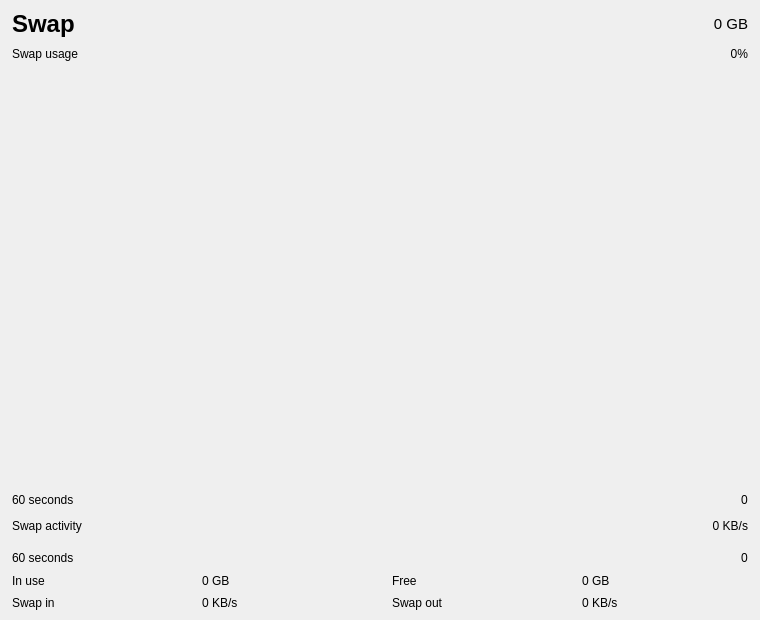
<?xml version="1.0" encoding="UTF-8"?>
<ui version="4.0">
 <class>SwapDetailWidget</class>
 <widget class="QWidget" name="SwapDetailWidget">
  <property name="geometry">
   <rect>
    <x>0</x>
    <y>0</y>
    <width>760</width>
    <height>620</height>
   </rect>
  </property>
  <layout class="QVBoxLayout" name="verticalLayout">
   <property name="spacing">
    <number>6</number>
   </property>
   <property name="leftMargin">
    <number>12</number>
   </property>
   <property name="topMargin">
    <number>10</number>
   </property>
   <property name="rightMargin">
    <number>12</number>
   </property>
   <property name="bottomMargin">
    <number>10</number>
   </property>
   <item>
    <layout class="QHBoxLayout" name="headerLayout">
     <item>
      <widget class="QLabel" name="titleLabel">
       <property name="styleSheet">
        <string>font-size: 18pt; font-weight: bold;</string>
       </property>
       <property name="text">
        <string>Swap</string>
       </property>
      </widget>
     </item>
     <item>
      <widget class="QLabel" name="totalLabel">
       <property name="styleSheet">
        <string>font-size: 11pt;</string>
       </property>
       <property name="text">
        <string>0 GB</string>
       </property>
       <property name="alignment">
        <set>Qt::AlignRight|Qt::AlignVCenter</set>
       </property>
      </widget>
     </item>
    </layout>
   </item>
   <item>
    <layout class="QHBoxLayout" name="usageHeaderLayout">
     <item>
      <widget class="QLabel" name="usageLabel">
       <property name="text">
        <string>Swap usage</string>
       </property>
      </widget>
     </item>
     <item>
      <spacer name="usageHeaderSpacer">
       <property name="orientation">
        <enum>Qt::Horizontal</enum>
       </property>
       <property name="sizeHint" stdset="0">
        <size>
         <width>40</width>
         <height>20</height>
        </size>
       </property>
      </spacer>
     </item>
     <item>
      <widget class="QLabel" name="usageValueLabel">
       <property name="text">
        <string>0%</string>
       </property>
       <property name="alignment">
        <set>Qt::AlignRight|Qt::AlignVCenter</set>
       </property>
      </widget>
     </item>
    </layout>
   </item>
   <item>
    <widget class="Perf::SwapGraphArea" name="usageGraphArea">
     <property name="minimumHeight">
      <number>220</number>
     </property>
     <property name="sizePolicy">
      <sizepolicy hsizetype="Expanding" vsizetype="Expanding">
       <horstretch>0</horstretch>
       <verstretch>1</verstretch>
      </sizepolicy>
     </property>
    </widget>
   </item>
   <item>
    <layout class="QHBoxLayout" name="usageTimeAxisLayout">
     <item>
      <widget class="QLabel" name="usageTimeLeftLabel">
       <property name="text">
        <string>60 seconds</string>
       </property>
      </widget>
     </item>
     <item>
      <spacer name="usageTimeSpacer">
       <property name="orientation">
        <enum>Qt::Horizontal</enum>
       </property>
       <property name="sizeHint" stdset="0">
        <size>
         <width>40</width>
         <height>20</height>
        </size>
       </property>
      </spacer>
     </item>
     <item>
      <widget class="QLabel" name="usageTimeRightLabel">
       <property name="text">
        <string>0</string>
       </property>
      </widget>
     </item>
    </layout>
   </item>
   <item>
    <layout class="QHBoxLayout" name="activityHeaderLayout">
     <item>
      <widget class="QLabel" name="activityLabel">
       <property name="text">
        <string>Swap activity</string>
       </property>
      </widget>
     </item>
     <item>
      <spacer name="activityHeaderSpacer">
       <property name="orientation">
        <enum>Qt::Horizontal</enum>
       </property>
       <property name="sizeHint" stdset="0">
        <size>
         <width>40</width>
         <height>20</height>
        </size>
       </property>
      </spacer>
     </item>
     <item>
      <widget class="QLabel" name="activityMaxLabel">
       <property name="text">
        <string>0 KB/s</string>
       </property>
       <property name="alignment">
        <set>Qt::AlignRight|Qt::AlignVCenter</set>
       </property>
      </widget>
     </item>
    </layout>
   </item>
   <item>
    <widget class="Perf::GraphWidget" name="activityGraphWidget">
     <property name="minimumHeight">
      <number>110</number>
     </property>
    </widget>
   </item>
   <item>
    <layout class="QHBoxLayout" name="activityTimeAxisLayout">
     <item>
      <widget class="QLabel" name="activityTimeLeftLabel">
       <property name="text">
        <string>60 seconds</string>
       </property>
      </widget>
     </item>
     <item>
      <spacer name="activityTimeSpacer">
       <property name="orientation">
        <enum>Qt::Horizontal</enum>
       </property>
       <property name="sizeHint" stdset="0">
        <size>
         <width>40</width>
         <height>20</height>
        </size>
       </property>
      </spacer>
     </item>
     <item>
      <widget class="QLabel" name="activityTimeRightLabel">
       <property name="text">
        <string>0</string>
       </property>
      </widget>
     </item>
    </layout>
   </item>
   <item>
    <layout class="QGridLayout" name="statsGrid">
     <property name="horizontalSpacing">
      <number>24</number>
     </property>
     <property name="verticalSpacing">
      <number>8</number>
     </property>
     <item row="0" column="0">
      <widget class="QLabel" name="inUseLabel">
       <property name="text">
        <string>In use</string>
       </property>
      </widget>
     </item>
     <item row="0" column="1">
      <widget class="QLabel" name="inUseValueLabel">
       <property name="text">
        <string>0 GB</string>
       </property>
      </widget>
     </item>
     <item row="0" column="2">
      <widget class="QLabel" name="freeLabel">
       <property name="text">
        <string>Free</string>
       </property>
      </widget>
     </item>
     <item row="0" column="3">
      <widget class="QLabel" name="freeValueLabel">
       <property name="text">
        <string>0 GB</string>
       </property>
      </widget>
     </item>
     <item row="1" column="0">
      <widget class="QLabel" name="swapInLabel">
       <property name="toolTip">
        <string>Swap in direction: disk -&gt; RAM</string>
       </property>
       <property name="text">
        <string>Swap in</string>
       </property>
      </widget>
     </item>
     <item row="1" column="1">
      <widget class="QLabel" name="inRateValueLabel">
       <property name="toolTip">
        <string>Swap in direction: disk -&gt; RAM</string>
       </property>
       <property name="text">
        <string>0 KB/s</string>
       </property>
      </widget>
     </item>
     <item row="1" column="2">
      <widget class="QLabel" name="swapOutLabel">
       <property name="toolTip">
        <string>Swap out direction: RAM -&gt; disk</string>
       </property>
       <property name="text">
        <string>Swap out</string>
       </property>
      </widget>
     </item>
     <item row="1" column="3">
      <widget class="QLabel" name="outRateValueLabel">
       <property name="toolTip">
        <string>Swap out direction: RAM -&gt; disk</string>
       </property>
       <property name="text">
        <string>0 KB/s</string>
       </property>
      </widget>
     </item>
    </layout>
   </item>
  </layout>
 </widget>
 <customwidgets>
  <customwidget>
   <class>Perf::GraphWidget</class>
   <extends>QWidget</extends>
   <header>perf/graphwidget.h</header>
  </customwidget>
  <customwidget>
   <class>Perf::SwapGraphArea</class>
   <extends>QWidget</extends>
   <header>perf/swapgrapharea.h</header>
  </customwidget>
 </customwidgets>
 <resources/>
 <connections/>
</ui>
